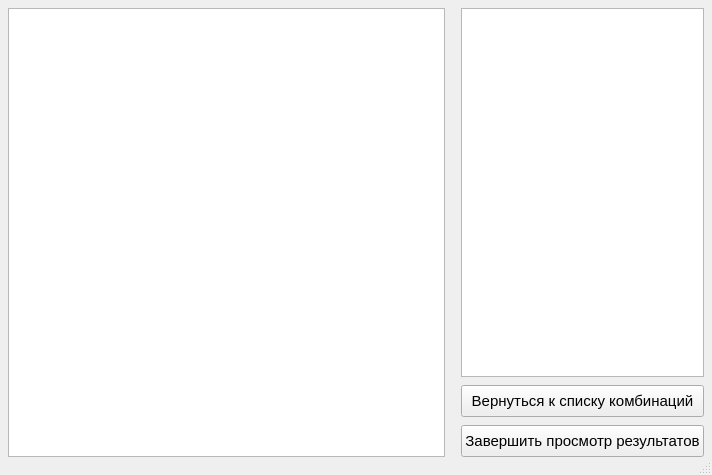
<?xml version="1.0" encoding="UTF-8"?>
<ui version="4.0">
 <class>MainWindow</class>
 <widget class="QMainWindow" name="MainWindow">
  <property name="geometry">
   <rect>
    <x>0</x>
    <y>0</y>
    <width>712</width>
    <height>475</height>
   </rect>
  </property>
  <property name="font">
   <font>
    <family>Arial</family>
    <pointsize>11</pointsize>
   </font>
  </property>
  <property name="windowTitle">
   <string>FindWords</string>
  </property>
  <property name="toolButtonStyle">
   <enum>Qt::ToolButtonTextOnly</enum>
  </property>
  <widget class="QWidget" name="centralwidget">
   <property name="minimumSize">
    <size>
     <width>512</width>
     <height>384</height>
    </size>
   </property>
   <layout class="QHBoxLayout" name="horizontalLayout" stretch="20,11">
    <property name="spacing">
     <number>0</number>
    </property>
    <property name="leftMargin">
     <number>0</number>
    </property>
    <property name="topMargin">
     <number>0</number>
    </property>
    <property name="rightMargin">
     <number>0</number>
    </property>
    <property name="bottomMargin">
     <number>0</number>
    </property>
    <item>
     <widget class="QScrollArea" name="textScrollArea">
      <property name="sizePolicy">
       <sizepolicy hsizetype="Expanding" vsizetype="Expanding">
        <horstretch>0</horstretch>
        <verstretch>0</verstretch>
       </sizepolicy>
      </property>
      <property name="minimumSize">
       <size>
        <width>256</width>
        <height>256</height>
       </size>
      </property>
      <property name="font">
       <font>
        <family>Arial</family>
        <pointsize>11</pointsize>
       </font>
      </property>
      <property name="frameShape">
       <enum>QFrame::NoFrame</enum>
      </property>
      <property name="lineWidth">
       <number>0</number>
      </property>
      <property name="widgetResizable">
       <bool>true</bool>
      </property>
      <property name="alignment">
       <set>Qt::AlignCenter</set>
      </property>
      <widget class="QWidget" name="textScrollAreaContents">
       <property name="geometry">
        <rect>
         <x>0</x>
         <y>0</y>
         <width>449</width>
         <height>457</height>
        </rect>
       </property>
       <property name="sizePolicy">
        <sizepolicy hsizetype="Preferred" vsizetype="Preferred">
         <horstretch>0</horstretch>
         <verstretch>0</verstretch>
        </sizepolicy>
       </property>
       <layout class="QGridLayout" name="gridLayout_2">
        <property name="leftMargin">
         <number>8</number>
        </property>
        <property name="topMargin">
         <number>8</number>
        </property>
        <property name="rightMargin">
         <number>8</number>
        </property>
        <property name="bottomMargin">
         <number>0</number>
        </property>
        <property name="spacing">
         <number>0</number>
        </property>
        <item row="0" column="0">
         <widget class="QTextEdit" name="mainEditText">
          <property name="font">
           <font>
            <pointsize>12</pointsize>
           </font>
          </property>
         </widget>
        </item>
       </layout>
      </widget>
     </widget>
    </item>
    <item>
     <layout class="QVBoxLayout" name="rightVerticalLayout">
      <property name="spacing">
       <number>0</number>
      </property>
      <property name="leftMargin">
       <number>0</number>
      </property>
      <property name="topMargin">
       <number>0</number>
      </property>
      <property name="rightMargin">
       <number>0</number>
      </property>
      <property name="bottomMargin">
       <number>0</number>
      </property>
      <item>
       <widget class="QStackedWidget" name="stackedWidget">
        <property name="contextMenuPolicy">
         <enum>Qt::NoContextMenu</enum>
        </property>
        <property name="lineWidth">
         <number>0</number>
        </property>
        <property name="currentIndex">
         <number>3</number>
        </property>
        <widget class="QWidget" name="page_1">
         <layout class="QVBoxLayout" name="verticalLayout_4">
          <property name="spacing">
           <number>0</number>
          </property>
          <property name="leftMargin">
           <number>8</number>
          </property>
          <property name="topMargin">
           <number>8</number>
          </property>
          <property name="rightMargin">
           <number>8</number>
          </property>
          <property name="bottomMargin">
           <number>0</number>
          </property>
          <item>
           <widget class="QWidget" name="configurationLayout" native="true">
            <property name="enabled">
             <bool>true</bool>
            </property>
            <layout class="QVBoxLayout" name="configurationVLayout">
             <property name="spacing">
              <number>8</number>
             </property>
             <property name="leftMargin">
              <number>0</number>
             </property>
             <property name="topMargin">
              <number>0</number>
             </property>
             <property name="rightMargin">
              <number>0</number>
             </property>
             <property name="bottomMargin">
              <number>0</number>
             </property>
             <item>
              <layout class="QVBoxLayout" name="verticalLayout">
               <property name="spacing">
                <number>4</number>
               </property>
               <item>
                <widget class="QLabel" name="label_4">
                 <property name="minimumSize">
                  <size>
                   <width>0</width>
                   <height>24</height>
                  </size>
                 </property>
                 <property name="font">
                  <font>
                   <family>Arial</family>
                   <pointsize>11</pointsize>
                  </font>
                 </property>
                 <property name="text">
                  <string>Длина слов</string>
                 </property>
                </widget>
               </item>
               <item>
                <layout class="QHBoxLayout" name="horizontalLayout_6" stretch="7,3">
                 <item>
                  <widget class="QLabel" name="label_5">
                   <property name="minimumSize">
                    <size>
                     <width>0</width>
                     <height>24</height>
                    </size>
                   </property>
                   <property name="font">
                    <font>
                     <family>Arial</family>
                     <pointsize>11</pointsize>
                    </font>
                   </property>
                   <property name="text">
                    <string>Минимальная</string>
                   </property>
                  </widget>
                 </item>
                 <item>
                  <widget class="QSpinBox" name="minLengthSpinBox">
                   <property name="font">
                    <font>
                     <family>Arial</family>
                     <pointsize>11</pointsize>
                    </font>
                   </property>
                   <property name="frame">
                    <bool>false</bool>
                   </property>
                   <property name="buttonSymbols">
                    <enum>QAbstractSpinBox::PlusMinus</enum>
                   </property>
                   <property name="minimum">
                    <number>1</number>
                   </property>
                   <property name="maximum">
                    <number>1000</number>
                   </property>
                   <property name="value">
                    <number>4</number>
                   </property>
                  </widget>
                 </item>
                </layout>
               </item>
               <item>
                <layout class="QHBoxLayout" name="horizontalLayout_7" stretch="7,3">
                 <item>
                  <widget class="QLabel" name="label_6">
                   <property name="minimumSize">
                    <size>
                     <width>0</width>
                     <height>24</height>
                    </size>
                   </property>
                   <property name="font">
                    <font>
                     <family>Arial</family>
                     <pointsize>11</pointsize>
                    </font>
                   </property>
                   <property name="text">
                    <string>Максимальная</string>
                   </property>
                  </widget>
                 </item>
                 <item>
                  <widget class="QSpinBox" name="maxLengthSpinBox">
                   <property name="font">
                    <font>
                     <family>Arial</family>
                     <pointsize>11</pointsize>
                    </font>
                   </property>
                   <property name="frame">
                    <bool>false</bool>
                   </property>
                   <property name="buttonSymbols">
                    <enum>QAbstractSpinBox::PlusMinus</enum>
                   </property>
                   <property name="minimum">
                    <number>1</number>
                   </property>
                   <property name="maximum">
                    <number>1000</number>
                   </property>
                   <property name="value">
                    <number>10</number>
                   </property>
                  </widget>
                 </item>
                </layout>
               </item>
              </layout>
             </item>
             <item>
              <widget class="QCheckBox" name="combinationCheckBox">
               <property name="minimumSize">
                <size>
                 <width>0</width>
                 <height>24</height>
                </size>
               </property>
               <property name="font">
                <font>
                 <family>Arial</family>
                 <pointsize>11</pointsize>
                </font>
               </property>
               <property name="text">
                <string>Поиск полных комбинаций</string>
               </property>
              </widget>
             </item>
             <item>
              <spacer name="verticalSpacer_2">
               <property name="orientation">
                <enum>Qt::Vertical</enum>
               </property>
               <property name="sizeType">
                <enum>QSizePolicy::Preferred</enum>
               </property>
               <property name="sizeHint" stdset="0">
                <size>
                 <width>20</width>
                 <height>30</height>
                </size>
               </property>
              </spacer>
             </item>
             <item>
              <layout class="QVBoxLayout" name="verticalLayout_3">
               <property name="spacing">
                <number>4</number>
               </property>
               <item>
                <layout class="QHBoxLayout" name="horizontalLayout_5" stretch="7,3">
                 <property name="spacing">
                  <number>8</number>
                 </property>
                 <item>
                  <widget class="QLabel" name="label_3">
                   <property name="minimumSize">
                    <size>
                     <width>0</width>
                     <height>24</height>
                    </size>
                   </property>
                   <property name="font">
                    <font>
                     <family>Arial</family>
                     <pointsize>11</pointsize>
                    </font>
                   </property>
                   <property name="text">
                    <string>Размер словаря</string>
                   </property>
                  </widget>
                 </item>
                 <item>
                  <widget class="QLabel" name="vocabularySizeLabel">
                   <property name="minimumSize">
                    <size>
                     <width>0</width>
                     <height>24</height>
                    </size>
                   </property>
                   <property name="font">
                    <font>
                     <family>Arial</family>
                     <pointsize>11</pointsize>
                    </font>
                   </property>
                   <property name="text">
                    <string>0</string>
                   </property>
                  </widget>
                 </item>
                </layout>
               </item>
               <item>
                <widget class="QPushButton" name="openDictionaryButton">
                 <property name="minimumSize">
                  <size>
                   <width>0</width>
                   <height>32</height>
                  </size>
                 </property>
                 <property name="font">
                  <font>
                   <family>Arial</family>
                   <pointsize>11</pointsize>
                  </font>
                 </property>
                 <property name="text">
                  <string>Открыть словарь</string>
                 </property>
                </widget>
               </item>
              </layout>
             </item>
             <item>
              <layout class="QVBoxLayout" name="verticalLayout_2">
               <property name="spacing">
                <number>4</number>
               </property>
               <item>
                <layout class="QHBoxLayout" name="horizontalLayout_3" stretch="7,3">
                 <property name="spacing">
                  <number>8</number>
                 </property>
                 <item>
                  <widget class="QLabel" name="label">
                   <property name="minimumSize">
                    <size>
                     <width>0</width>
                     <height>24</height>
                    </size>
                   </property>
                   <property name="font">
                    <font>
                     <family>Arial</family>
                     <pointsize>11</pointsize>
                    </font>
                   </property>
                   <property name="text">
                    <string>Строки</string>
                   </property>
                  </widget>
                 </item>
                 <item>
                  <widget class="QLabel" name="rowCountLabel">
                   <property name="minimumSize">
                    <size>
                     <width>0</width>
                     <height>24</height>
                    </size>
                   </property>
                   <property name="font">
                    <font>
                     <family>Arial</family>
                     <pointsize>11</pointsize>
                    </font>
                   </property>
                   <property name="text">
                    <string>0</string>
                   </property>
                  </widget>
                 </item>
                </layout>
               </item>
               <item>
                <layout class="QHBoxLayout" name="horizontalLayout_4" stretch="7,3">
                 <property name="spacing">
                  <number>8</number>
                 </property>
                 <item>
                  <widget class="QLabel" name="label_2">
                   <property name="minimumSize">
                    <size>
                     <width>0</width>
                     <height>24</height>
                    </size>
                   </property>
                   <property name="font">
                    <font>
                     <family>Arial</family>
                     <pointsize>11</pointsize>
                    </font>
                   </property>
                   <property name="text">
                    <string>Столбцы</string>
                   </property>
                  </widget>
                 </item>
                 <item>
                  <widget class="QLabel" name="columnCountLabel">
                   <property name="minimumSize">
                    <size>
                     <width>0</width>
                     <height>24</height>
                    </size>
                   </property>
                   <property name="font">
                    <font>
                     <family>Arial</family>
                     <pointsize>11</pointsize>
                    </font>
                   </property>
                   <property name="text">
                    <string>0</string>
                   </property>
                  </widget>
                 </item>
                </layout>
               </item>
              </layout>
             </item>
             <item>
              <spacer name="verticalSpacer">
               <property name="orientation">
                <enum>Qt::Vertical</enum>
               </property>
               <property name="sizeType">
                <enum>QSizePolicy::Expanding</enum>
               </property>
               <property name="sizeHint" stdset="0">
                <size>
                 <width>20</width>
                 <height>40</height>
                </size>
               </property>
              </spacer>
             </item>
             <item>
              <widget class="QPushButton" name="calculateButton">
               <property name="minimumSize">
                <size>
                 <width>0</width>
                 <height>32</height>
                </size>
               </property>
               <property name="font">
                <font>
                 <family>Arial</family>
                 <pointsize>12</pointsize>
                </font>
               </property>
               <property name="text">
                <string>Найти слова</string>
               </property>
              </widget>
             </item>
            </layout>
           </widget>
          </item>
         </layout>
        </widget>
        <widget class="QWidget" name="page_2">
         <layout class="QVBoxLayout" name="verticalLayout_6">
          <property name="spacing">
           <number>0</number>
          </property>
          <property name="leftMargin">
           <number>8</number>
          </property>
          <property name="topMargin">
           <number>8</number>
          </property>
          <property name="rightMargin">
           <number>8</number>
          </property>
          <property name="bottomMargin">
           <number>0</number>
          </property>
          <item>
           <layout class="QVBoxLayout" name="verticalLayout_5">
            <property name="spacing">
             <number>8</number>
            </property>
            <item>
             <widget class="QListWidget" name="wordsListWidget">
              <property name="font">
               <font>
                <pointsize>10</pointsize>
               </font>
              </property>
             </widget>
            </item>
            <item>
             <widget class="QPushButton" name="openCombinationsButton1">
              <property name="minimumSize">
               <size>
                <width>0</width>
                <height>32</height>
               </size>
              </property>
              <property name="text">
               <string>Открыть список комбинаций</string>
              </property>
             </widget>
            </item>
            <item>
             <widget class="QPushButton" name="endWatchResultButton1">
              <property name="minimumSize">
               <size>
                <width>0</width>
                <height>32</height>
               </size>
              </property>
              <property name="text">
               <string>Завершить просмотр результатов</string>
              </property>
             </widget>
            </item>
           </layout>
          </item>
         </layout>
        </widget>
        <widget class="QWidget" name="page_3">
         <layout class="QVBoxLayout" name="verticalLayout_8">
          <property name="spacing">
           <number>0</number>
          </property>
          <property name="leftMargin">
           <number>8</number>
          </property>
          <property name="topMargin">
           <number>8</number>
          </property>
          <property name="rightMargin">
           <number>8</number>
          </property>
          <property name="bottomMargin">
           <number>0</number>
          </property>
          <item>
           <layout class="QVBoxLayout" name="verticalLayout_7">
            <property name="spacing">
             <number>8</number>
            </property>
            <item>
             <widget class="QListWidget" name="combinationsListWidget">
              <property name="font">
               <font>
                <pointsize>10</pointsize>
               </font>
              </property>
             </widget>
            </item>
            <item>
             <widget class="QPushButton" name="openWordsButton">
              <property name="minimumSize">
               <size>
                <width>0</width>
                <height>32</height>
               </size>
              </property>
              <property name="text">
               <string>Открыть список слов</string>
              </property>
             </widget>
            </item>
            <item>
             <widget class="QPushButton" name="endWatchResultButton2">
              <property name="minimumSize">
               <size>
                <width>0</width>
                <height>32</height>
               </size>
              </property>
              <property name="text">
               <string>Завершить просмотр результатов</string>
              </property>
             </widget>
            </item>
           </layout>
          </item>
         </layout>
        </widget>
        <widget class="QWidget" name="page_4">
         <layout class="QVBoxLayout" name="verticalLayout_10">
          <property name="spacing">
           <number>0</number>
          </property>
          <property name="leftMargin">
           <number>8</number>
          </property>
          <property name="topMargin">
           <number>8</number>
          </property>
          <property name="rightMargin">
           <number>8</number>
          </property>
          <property name="bottomMargin">
           <number>0</number>
          </property>
          <item>
           <layout class="QVBoxLayout" name="verticalLayout_9">
            <property name="spacing">
             <number>8</number>
            </property>
            <item>
             <widget class="QListWidget" name="combinationWordsListWidget"/>
            </item>
            <item>
             <widget class="QPushButton" name="openCombinationsButton2">
              <property name="minimumSize">
               <size>
                <width>0</width>
                <height>32</height>
               </size>
              </property>
              <property name="text">
               <string>Вернуться к списку комбинаций</string>
              </property>
             </widget>
            </item>
            <item>
             <widget class="QPushButton" name="endWatchResultButton3">
              <property name="minimumSize">
               <size>
                <width>0</width>
                <height>32</height>
               </size>
              </property>
              <property name="text">
               <string>Завершить просмотр результатов</string>
              </property>
             </widget>
            </item>
           </layout>
          </item>
         </layout>
        </widget>
       </widget>
      </item>
     </layout>
    </item>
   </layout>
  </widget>
  <widget class="QStatusBar" name="statusBar">
   <property name="sizePolicy">
    <sizepolicy hsizetype="Minimum" vsizetype="Minimum">
     <horstretch>0</horstretch>
     <verstretch>0</verstretch>
    </sizepolicy>
   </property>
   <property name="minimumSize">
    <size>
     <width>0</width>
     <height>18</height>
    </size>
   </property>
   <property name="font">
    <font>
     <pointsize>10</pointsize>
    </font>
   </property>
  </widget>
 </widget>
 <resources/>
 <connections/>
</ui>
